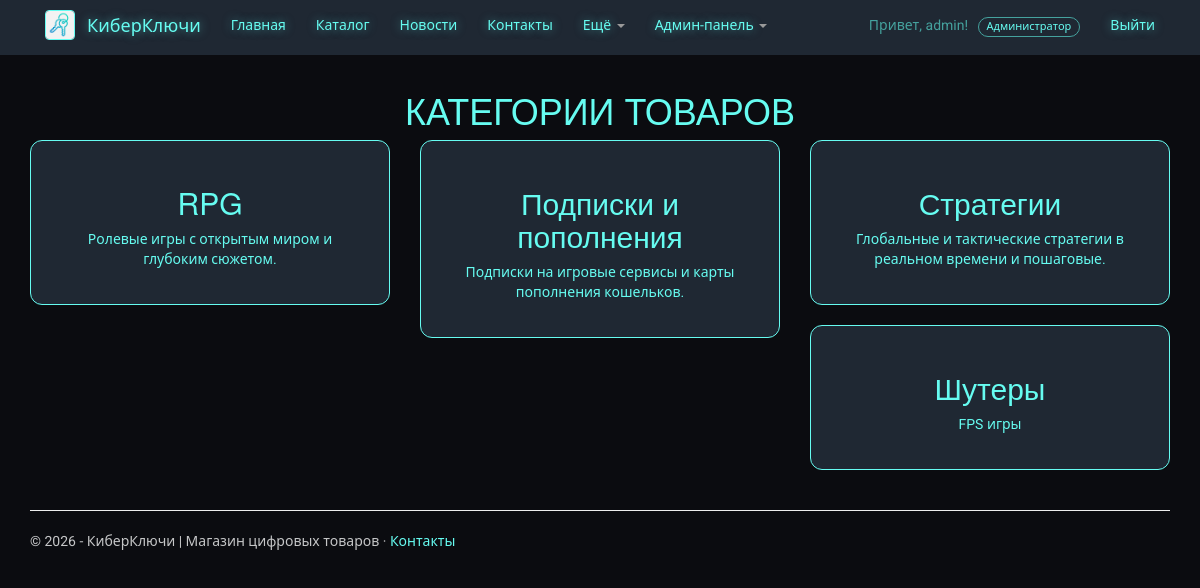
/catalog/ (signed in), run on the app's committed database.
### app/models.py (models this page shows, shortened)
class Category(models.Model):
    name = models.CharField(max_length=100, verbose_name="Название категории")
    description = models.TextField(verbose_name="Описание категории")
    class Meta:
        ordering = ["name"]
        verbose_name = "категория"
        verbose_name_plural = "категории"

### app/views.py (the view)
# urls.py: path('catalog/', views.catalog, name='catalog'),
def catalog(request):
    categories = Category.objects.all()
    return render(request, 'app/catalog.html', {'categories': categories, 'title': 'Каталог'})

### app/context_processors.py (called while the page is built)
def site(request):
    user = request.user
    client = is_client(user)
    return {
        'year': datetime.now().year,
        'is_client': client,
        'is_manager': is_manager(user),
        'is_admin': is_admin(user),
        'role_name': role_name(user),
        'cart_count': sum(CartItem.objects.filter(user=user).values_list('quantity', flat=True)) if client else 0,
    }

### app/roles.py (called while the page is built)
def is_admin(user):
    return user.is_authenticated and user.is_superuser

def is_manager(user):
    return user.is_authenticated and not user.is_superuser and user.groups.filter(name=MANAGER_GROUP).exists()

def is_client(user):
    return user.is_authenticated and not is_admin(user) and not is_manager(user)

def role_name(user):
    if not user.is_authenticated:
        return "Гость"
    if is_admin(user):
        return "Администратор"
    if is_manager(user):
        return "Менеджер"
    return "Клиент"

### app/templates/app/catalog.html
{% extends "app/layout.html" %}
{% block content %}
<h1 class="header">Категории товаров</h1>
<div class="row">
    {% for cat in categories %}
    <div class="col-md-4">
        <a href="{% url 'category_items' category_id=cat.id %}" style="text-decoration: none;">
            <div class="block" style="text-align: center; margin-bottom: 20px;">
                <h2 style="color: var(--accent-cyan);">{{ cat.name }}</h2>
                <p style="text-indent: 0;">{{ cat.description }}</p>
            </div>
        </a>
    </div>
    {% endfor %}
</div>
{% endblock %}

### app/templates/app/loginpartial.html (shortened to what this page needs)
{% if user.is_authenticated %}
<ul class="nav navbar-nav navbar-right">
    <li>
        <span style="display: block; padding: 15px; color: var(--accent-green);">Привет, {{ user.username }}! <small class="role-tag">{{ role_name }}</small></span>
    </li>
    <li>
        <a href="javascript:document.getElementById('logoutForm').submit()">Выйти</a>
    </li>
</ul>
{% else %}
<ul class="nav navbar-nav navbar-right">
    <li><a href="{% url 'login' %}">Войти</a></li>
</ul>
{% endif %}

### app/static/app/content/site.css (style rules this page uses)
body { background-color: var(--bg-color) !important; color: var(--text-main) !important; font-family: 'Roboto', 'Segoe UI', sans-serif; padding-top: 70px !important; margin: 0; }
.navbar-brand, .navbar-nav > li > a { color: var(--accent-cyan) !important; text-shadow: var(--glow-shadow); }
.block { background-color: var(--panel-bg) !important; border: 1px solid var(--accent-cyan) !important; border-radius: 12px !important; padding: 25px !important; margin-bottom: 20px; }
.header { color: var(--accent-cyan) !important; text-align: center; text-transform: uppercase; }
a { color: var(--accent-cyan); }
.role-tag { display: inline-block; margin-left: 6px; padding: 1px 8px; border-radius: 10px; border: 1px solid var(--accent-green); color: var(--accent-cyan); font-size: 11px; }

### data on the page
Category: name "RPG", description "Ролевые игры с открытым миром и глубоким сюжетом."
Category: name "Подписки и пополнения", description "Подписки на игровые сервисы и карты пополнения кошельков."
Category: name "Стратегии", description "Глобальные и тактические стратегии в реальном времени и пошаговые."
Category: name "Шутеры", description "FPS игры"

### other printed values
{{ user.username }} "admin"
{{ role_name }} "Администратор"
